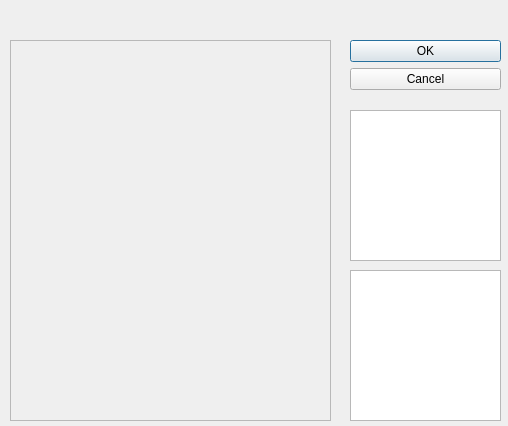
<?xml version="1.0" encoding="UTF-8"?>
<ui version="4.0">
 <class>Dialog</class>
 <widget class="QDialog" name="Dialog">
  <property name="geometry">
   <rect>
    <x>0</x>
    <y>0</y>
    <width>508</width>
    <height>426</height>
   </rect>
  </property>
  <property name="windowTitle">
   <string>Dialog</string>
  </property>
  <widget class="QDialogButtonBox" name="buttonBox">
   <property name="geometry">
    <rect>
     <x>350</x>
     <y>40</y>
     <width>151</width>
     <height>61</height>
    </rect>
   </property>
   <property name="orientation">
    <enum>Qt::Vertical</enum>
   </property>
   <property name="standardButtons">
    <set>QDialogButtonBox::Cancel|QDialogButtonBox::Ok</set>
   </property>
  </widget>
  <widget class="QListView" name="listView">
   <property name="geometry">
    <rect>
     <x>350</x>
     <y>110</y>
     <width>151</width>
     <height>151</height>
    </rect>
   </property>
  </widget>
  <widget class="QListView" name="listView_2">
   <property name="geometry">
    <rect>
     <x>350</x>
     <y>270</y>
     <width>151</width>
     <height>151</height>
    </rect>
   </property>
  </widget>
  <widget class="QFrame" name="frame">
   <property name="geometry">
    <rect>
     <x>10</x>
     <y>40</y>
     <width>321</width>
     <height>381</height>
    </rect>
   </property>
   <property name="frameShape">
    <enum>QFrame::StyledPanel</enum>
   </property>
   <property name="frameShadow">
    <enum>QFrame::Raised</enum>
   </property>
  </widget>
 </widget>
 <resources/>
 <connections>
  <connection>
   <sender>buttonBox</sender>
   <signal>accepted()</signal>
   <receiver>Dialog</receiver>
   <slot>accept()</slot>
   <hints>
    <hint type="sourcelabel">
     <x>248</x>
     <y>254</y>
    </hint>
    <hint type="destinationlabel">
     <x>157</x>
     <y>274</y>
    </hint>
   </hints>
  </connection>
  <connection>
   <sender>buttonBox</sender>
   <signal>rejected()</signal>
   <receiver>Dialog</receiver>
   <slot>reject()</slot>
   <hints>
    <hint type="sourcelabel">
     <x>316</x>
     <y>260</y>
    </hint>
    <hint type="destinationlabel">
     <x>286</x>
     <y>274</y>
    </hint>
   </hints>
  </connection>
 </connections>
</ui>
